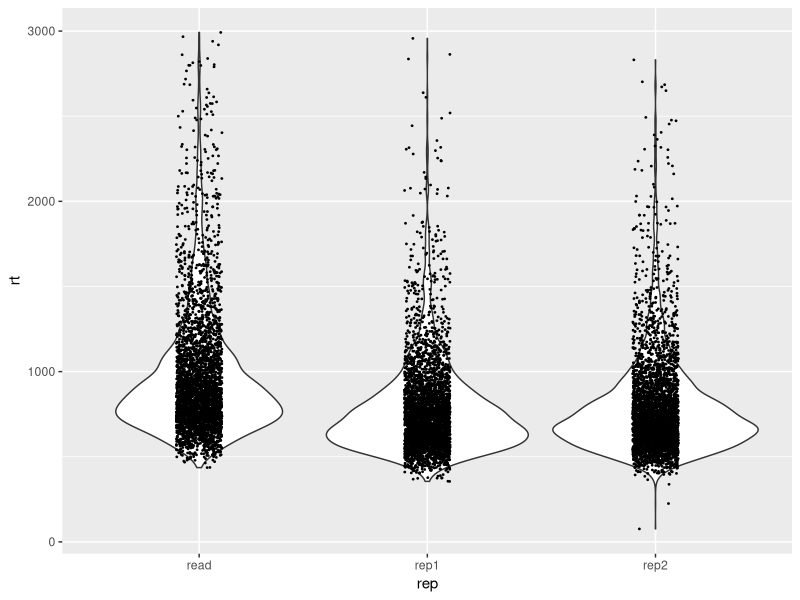
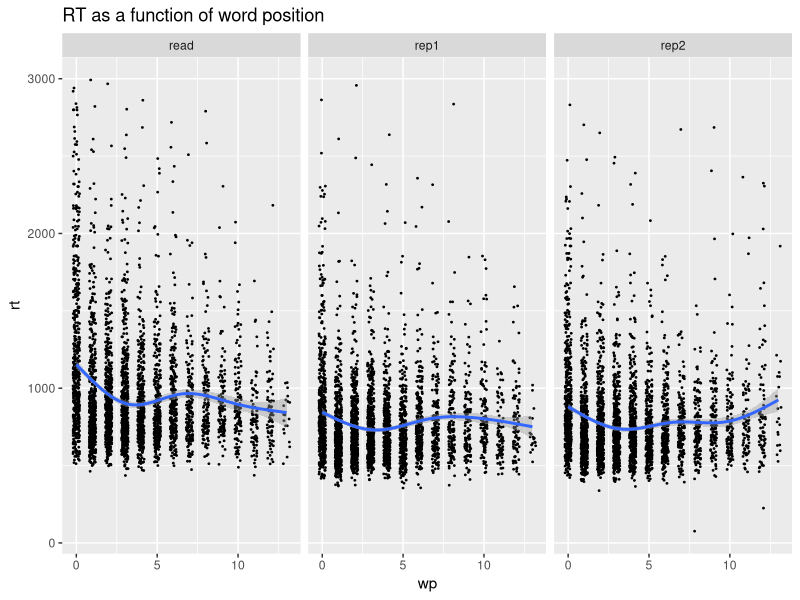
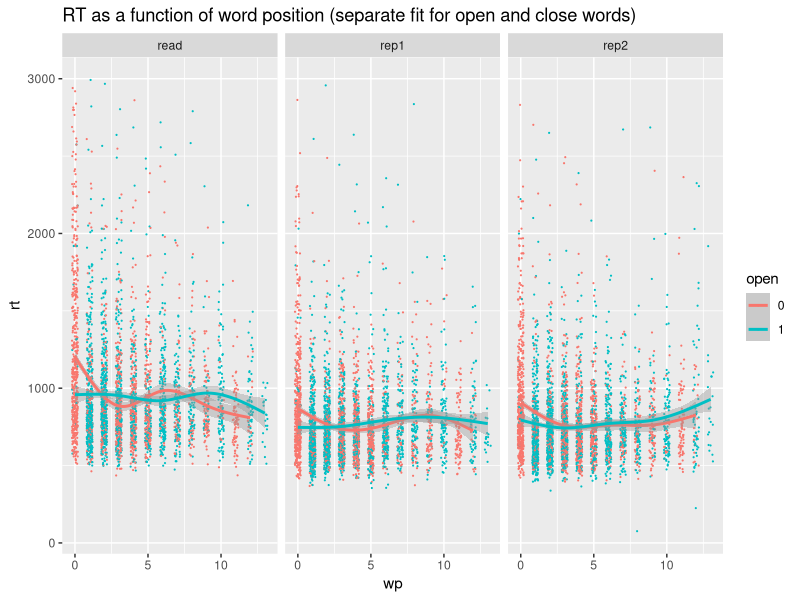
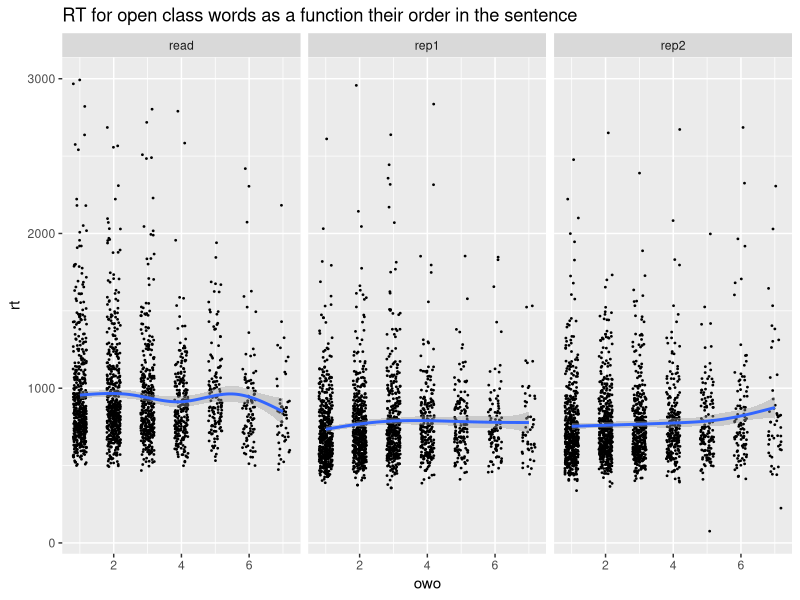
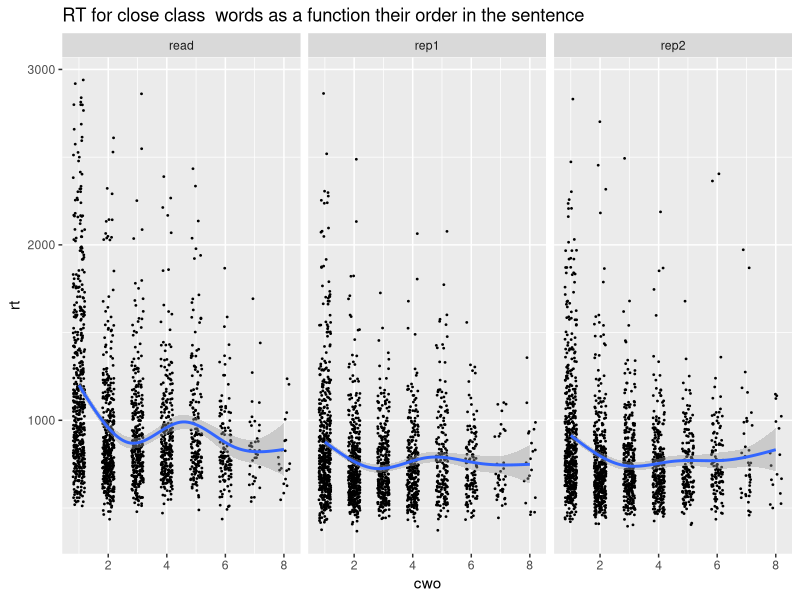
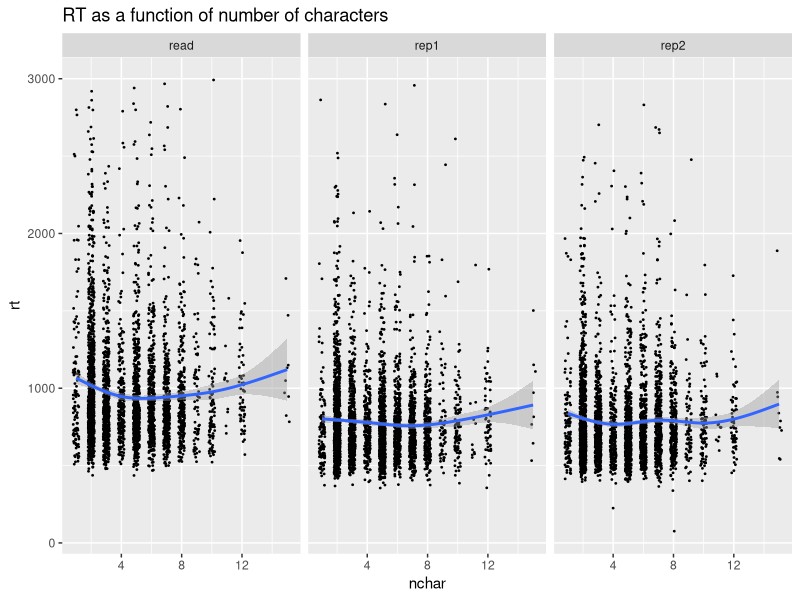
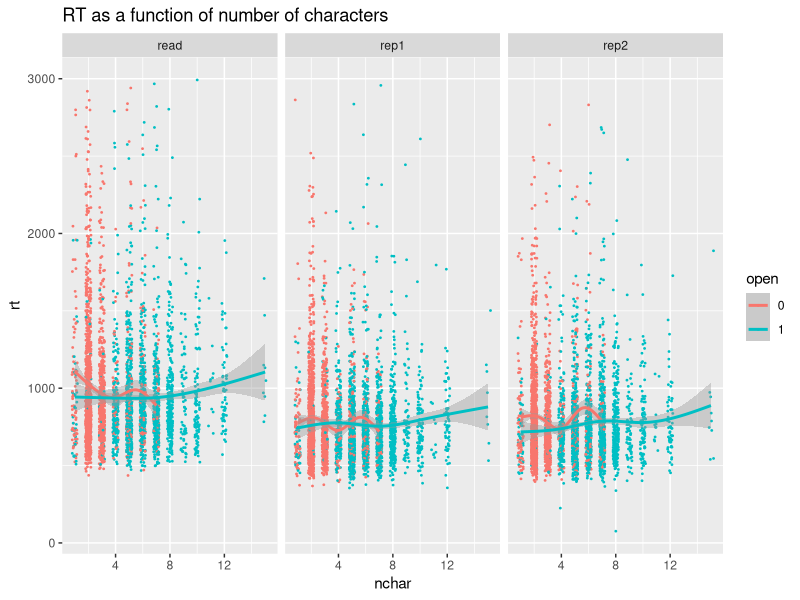
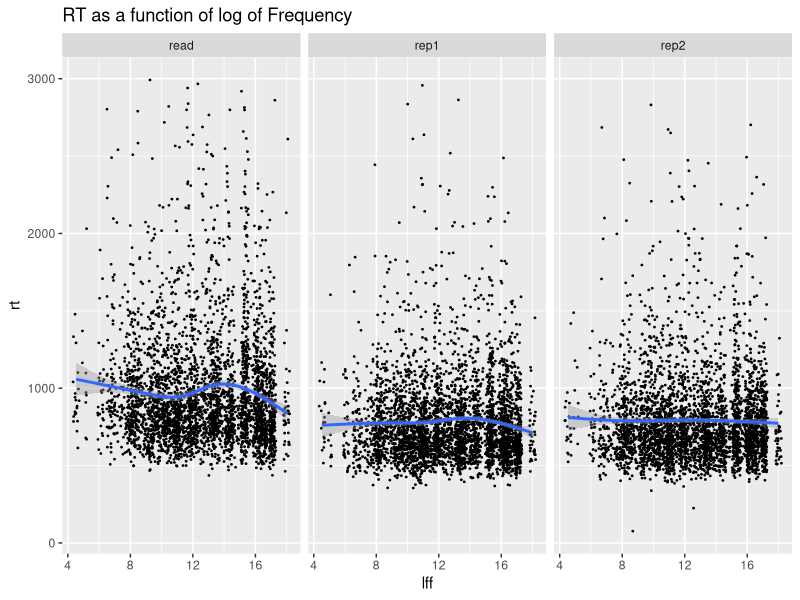

The R script that drew these images, in order:
## ---- chunk 1
library(ggplot2)
library("knitr")
knitr::opts_chunk$set(
    echo = FALSE,
    message = FALSE,
    warning = FALSE,
    fig.align='left',
    fig.width=12,
    fig.height=5,
    fig.pos='H',
    fig.path = "plots/",
    out.width = "800px",
    dev = c("png", "svg"),
    dpi=500
)
## ---- chunk 2
data =  read.table('data/dataMaioli.tsv', sep='\t', header= TRUE, as.is=TRUE)
fac = c('scode','list','item','rep','POS','corrkey','correct','open')
for (f in fac)  {
    data[[f]]=factor(data [[f]])
}
levels(data$rep) = c('read','rep1','rep2')

print('*risposte corrette per soggetto*')
kable(table(data$scode, data$correct))

print('*numero outlier per soggetto*')
kable(table(data$scode[data$rt>3000]))

d = subset(data, rt<=3000 & correct == TRUE & cond !='WS')

d$lrt =  log(d$rt)
d$lff = log(d$countForm)
d$llf = log(d$countLemma)
## ---- chunk 3
reg =  subset(d, cond %in% c('AAT','SAND','SEC','SYC'))
ow = subset(reg, open==1, select=-cwo)
cw = subset(reg, open!=1, select=-owo)
## ---- chunk 4
ggplot(reg, aes(x=rep, y=rt))+ geom_violin() + geom_jitter(width=0.1, height=0, size=0.3)
## ---- chunk 5
ggplot(reg, aes(x=wp, y=rt))+ geom_jitter(width=0.2, height=0, size=0.3) + facet_wrap(reg$rep) + 
    ggtitle('RT as a function of word position') + 
    geom_smooth(method = "gam", formula = y ~ s(x, bs = "cs", fx = TRUE, k = 5))
## ---- chunk 6
ggplot(reg, aes(x=wp, y=rt, color=open))+ geom_jitter(width=0.2, height=0, size=0.1) + facet_wrap(reg$rep) + 
    ggtitle('RT as a function of word position (separate fit for open and close words)') +
    geom_smooth(method = "gam", formula = y ~ s(x, bs = "cs", fx = TRUE, k = 5))
## ---- chunk 7
ggplot(ow, aes(x=owo, y=rt))+ geom_jitter(width=0.2, height=0, size=0.3) + facet_wrap(ow$rep) + 
    ggtitle('RT for open class words as a function their order in the sentence') + 
    geom_smooth(method = "gam", formula = y ~ s(x, bs = "cs", fx = TRUE, k = 5))
## ---- chunk 8
ggplot(cw, aes(x=cwo, y=rt))+ geom_jitter(width=0.2, height=0, size=0.3) + facet_wrap(cw$rep) + 
    ggtitle('RT for close class  words as a function their order in the sentence') + 
    geom_smooth(method = "gam", formula = y ~ s(x, bs = "cs", fx = TRUE, k = 5))
## ---- chunk 9
ggplot(reg, aes(x=nchar, y=rt))+ geom_jitter(width=0.2, height=0, size=0.3) + facet_wrap(reg$rep) + 
    ggtitle('RT as a function of number of characters') + 
    geom_smooth(method = "gam", formula = y ~ s(x, bs = "cs", fx = TRUE, k = 5))
## ---- chunk 10
ggplot(reg, aes(x=nchar, y=rt, color=open))+ geom_jitter(width=0.2, height=0, size=0.3) + facet_wrap(reg$rep) + 
    ggtitle('RT as a function of number of characters') + 
    geom_smooth(method = "gam", formula = y ~ s(x, bs = "cs", fx = TRUE, k = 5))
## ---- chunk 11
ggplot(reg, aes(x=lff, y=rt))+ geom_jitter(width=0.2, height=0, size=0.3) + facet_wrap(reg$rep) + 
    ggtitle('RT as a function of log of Frequency') + 
    geom_smooth(method = "gam", formula = y ~ s(x, bs = "cs", fx = TRUE, k = 5))
## ---- chunk 12
ggplot(reg, aes(x=lff, y=rt, color=open))+ geom_jitter(width=0.2, height=0, size=0.3) + facet_wrap(reg$rep) + 
    ggtitle('RT as a function of log of Frequency') + 
    geom_smooth(method = "gam", formula = y ~ s(x, bs = "cs", fx = TRUE, k = 5))
